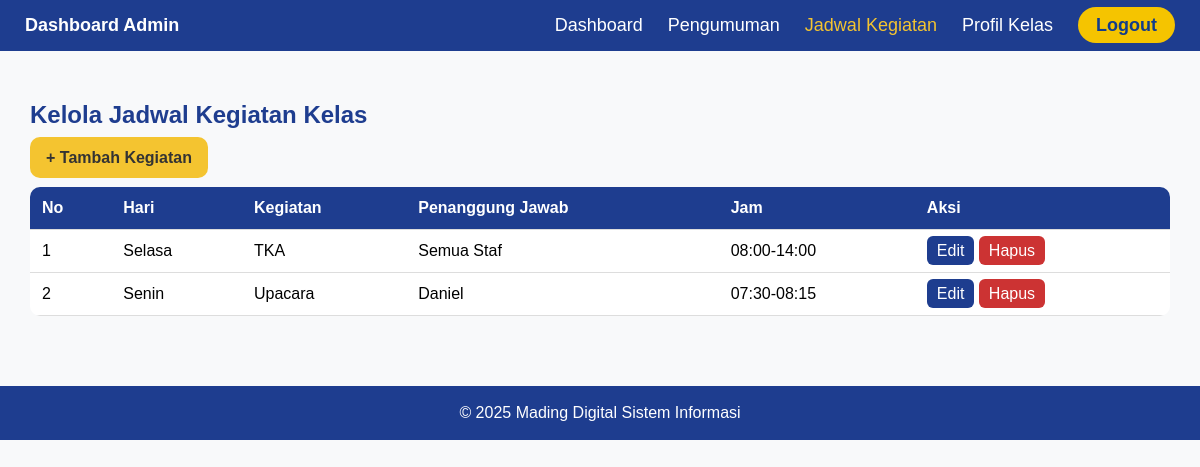
/admin/jadwal.php (signed in), run on the app's committed database.
### tables this page shows
CREATE TABLE `jadwal` (
  `id` int(11) NOT NULL,
  `hari` varchar(255) NOT NULL,
  `kegiatan` varchar(255) NOT NULL,
  `penanggung_jawab` varchar(255) NOT NULL,
  `jam` varchar(255) NOT NULL
);

### admin/jadwal.php (the view, shortened to what this page needs)
<?php
include 'koneksi.php';
$query = "SELECT * FROM jadwal ORDER BY id DESC";
$result = mysqli_query($conn, $query);
?>
<div class="navbar">
    <div style="font-weight: bold;">Dashboard Admin</div>
    <div>
        <a href="dashboard.php">Dashboard</a>
        <a href="pengumuman.php">Pengumuman</a>
        <a href="jadwal.php" class="active">Jadwal Kegiatan</a>
        <a href="profil.php">Profil Kelas</a>
        <a href="logout.php" class="btn-logout">Logout</a>
    </div>
</div>
<div class="content">
    <h2>Kelola Jadwal Kegiatan Kelas</h2>
    <a href="tambah_jadwal.php" class="btn-add">+ Tambah Kegiatan</a>
    <table>
        <tr>
            <th>No</th>
            <th>Hari</th>
            <th>Kegiatan</th>
            <th>Penanggung Jawab</th>
            <th>Jam</th>
            <th>Aksi</th>
        </tr>
        <?php
        $no = 1;
        while ($row = mysqli_fetch_assoc($result)) {
            echo "
            <tr>
                <td>".$no++."</td>
                <td>".$row['hari']."</td>
                <td>".$row['kegiatan']."</td>
                <td>".$row['penanggung_jawab']."</td>
                <td>".$row['jam']."</td>
                <td>
                    <a class='btn-edit' href='edit_jadwal.php?id=".$row['id']."'>Edit</a>
                    <a class='btn-delete' href='hapus_jadwal.php?id=".$row['id']."' onclick=\"return confirm('Hapus kegiatan ini?')\">Hapus</a>
                </td>
            </tr>
            ";
        }
        ?>
    </table>
</div>
<footer>
    © 2025 Mading Digital Sistem Informasi
</footer>

### admin/jadwal.php (style rules this page uses)
.navbar { background: #1e3d8f; padding: 15px 25px; color: white; font-size: 18px; display: flex; justify-content: space-between; align-items: center; }
.navbar a { color: white; text-decoration: none; margin-left: 20px; }
.navbar a.active { color: #f4c430; }
.btn-logout { background: #f5c400; padding: 8px 18px; color: #123c8b !important; border-radius: 25px; font-weight: bold; }
.content { padding: 30px; }
h2 { color: #1e3d8f; }
.btn-add { background: #f4c430; padding: 12px 16px; text-decoration: none; color: #333; border-radius: 10px; font-weight: bold; }
table { width: 100%; margin-top: 20px; border-collapse: collapse; background: white; border-radius: 10px; overflow: hidden; }
th, td { padding: 12px; border-bottom: 1px solid #ddd; text-align: left; }
th { background: #1e3d8f; color: white; }
.btn-edit { padding: 6px 10px; background: #1e3d8f; color: white; border-radius: 6px; text-decoration: none; }
.btn-delete { padding: 6px 10px; background: #cc3333; color: white; border-radius: 6px; text-decoration: none; }
footer { margin-top: 40px; background: #1e3d8f; color: white; padding: 18px; text-align: center; }

### data on the page
jadwal: hari "Selasa", kegiatan "TKA", penanggung_jawab "Semua Staf", jam "08:00-14:00"
jadwal: hari "Senin", kegiatan "Upacara", penanggung_jawab "Daniel", jam "07:30-08:15"
